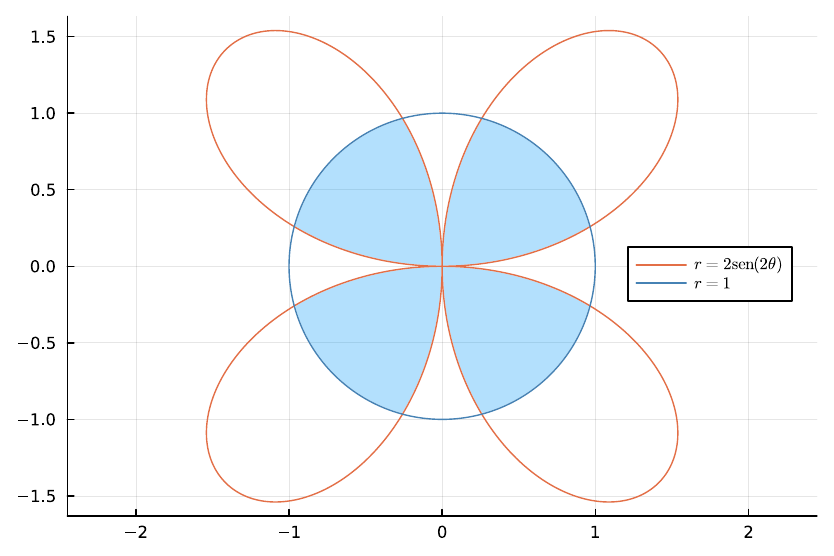

This chart was generated by the following Julia code:
using Plots, LaTeXStrings
f(θ) = 2sin(2θ)
g(θ) = 1
θs = 0:0.01:2π

# conversión a coordenadas cartesianas
x1s = @. f(θs) * cos(θs);  y1s = @. f(θs) * sin(θs)
x2s = @. g(θs) * cos(θs);  y2s = @. g(θs) * sin(θs)

# Intersección
r_fill = @. min(abs(f(θs)), g(θs))

# conversion  
x_fill = @. r_fill * cos(θs)
y_fill = @. r_fill * sin(θs)

# Gráfico
plot(x_fill, y_fill,
    seriestype = :shape,
    fillalpha = 0.3,
    aspect_ratio = 1,
    linecolor = :white,
    label = ""
)

plot!(x1s, y1s, label = L"$r = 2\operatorname{sen}(2θ)$", legend = :right)

plot!(x2s, y2s,
    color = :steelblue,
    label = L"$r = 1$",
)

savefig("img/flor-circulo.png")
savefig("img/flor-circulo.pdf")